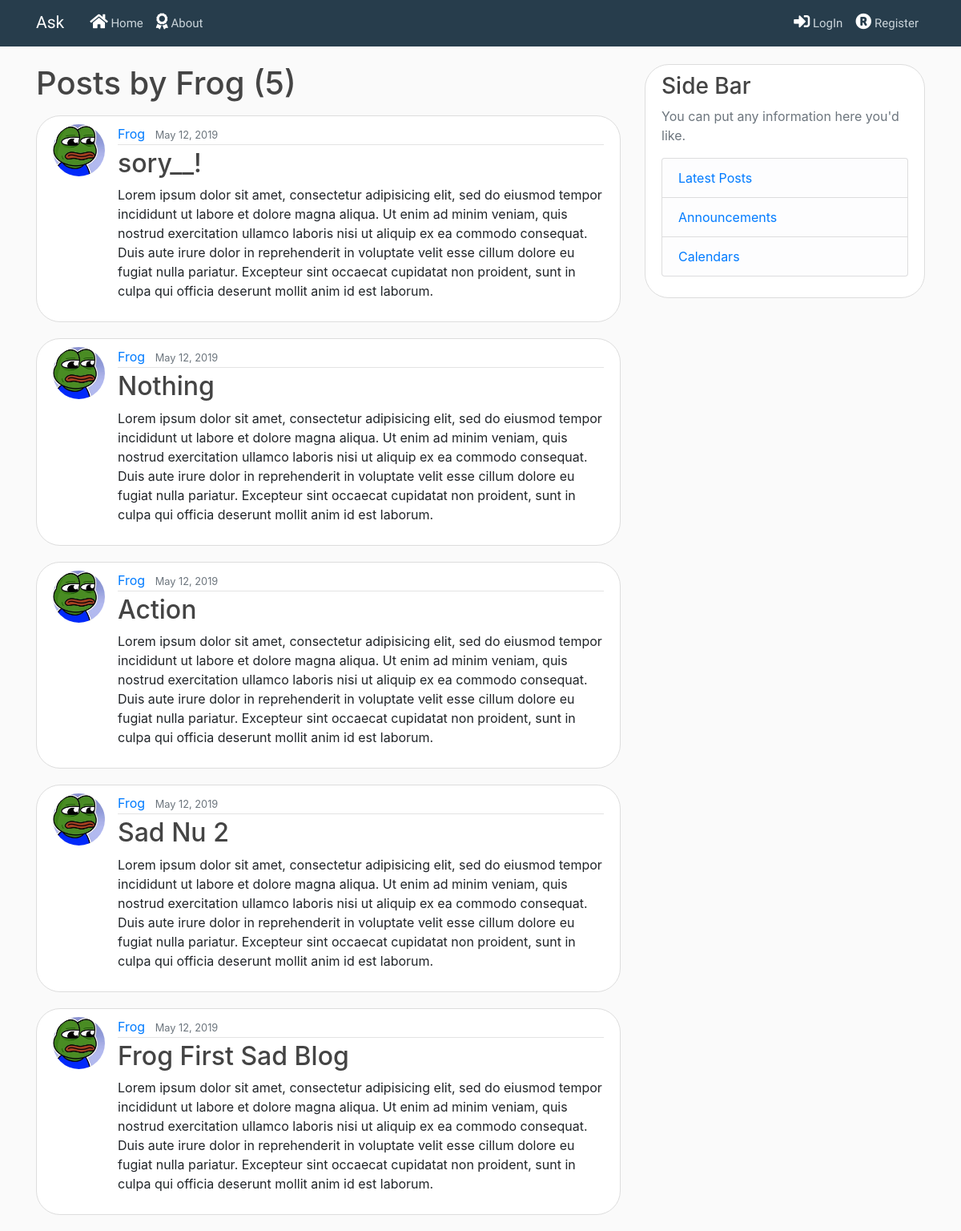
Screenshot of /user/Frog with the database file from the repository.
### blog/models.py (models this page shows, shortened)
class Post(models.Model):
    title = models.CharField(max_length=100)
    content = models.TextField()
    date_posted = models.DateTimeField(default=timezone.now)
    author = models.ForeignKey(User, on_delete=models.CASCADE)

### users/models.py (models this page shows, shortened)
class Profile(models.Model):
    user = models.OneToOneField(User, on_delete=models.CASCADE)
    image = models.ImageField(default='default.jpg', upload_to='profile_pics')

### blog/views.py (the view)
# urls.py: path('user/<str:username>', views.UserPostListView.as_view(), name='user-posts'),
class UserPostListView(generic.ListView):
    model = Post
    template_name = 'blog/user_posts.html'  # <app>/<model>_<viewtype>.html
    context_object_name = 'posts'
    paginate_by = 5
    def get_queryset(self):
        user = get_object_or_404(User, username=self.kwargs.get('username'))
        return Post.objects.filter(author=user).order_by('-date_posted')

### blog/templates/blog/user_posts.html (shortened to what this page needs)
{% extends "blog/base.html" %}
{% block content %}
    <h1 class="mb-3">Posts by {{ view.kwargs.username }} ({{ page_obj.paginator.count }})</h1>
    {% for post in posts %}
        <article class="media content-section">
          <img class="rounded-circle article-img" src="{{ post.author.profile.image.url }}">
          <div class="media-body">
            <div class="article-metadata">
              <a class="mr-2" href="{% url 'user-posts' post.author.username %}">{{ post.author }}</a>
              <small class="text-muted">{{ post.date_posted|date:"F d, Y" }}</small>
            </div>
            <h2><a class="article-title" href="{% url 'post-detail' post.id %}">{{ post.title }}</a></h2>
            <p class="article-content">{{ post.content }}</p>
          </div>
        </article>
    {% endfor %}
{% endblock content %}

### blog/static/blog/main.css (style rules this page uses)
body { background-color: #fafafa; margin-top: 5rem; }
h1, h2, h3, h4, h5, h6 { color: #444444; }
.content-section { background: #ffffff; padding: 10px 20px; border: 1.5px solid #dddddd; border-radius: 30px; margin-bottom: 20px; }
.article-title { color: #444444; }
.article-content { white-space: pre-line; }
.article-img { height: 65px; width: 65px; margin-right: 16px; }
.article-metadata { padding-bottom: 1px; margin-bottom: 4px; border-bottom: 1px solid #e3e3e3 }

### rows the page displays
Post: author.profile.image (picture), author "Frog", date_posted "May 12, 2019", title "sory__!", content "Lorem ipsum dolor sit amet, consectetur adipisicing elit, sed do eiusmod tempor incididunt ut labore et dolore magna aliqua. Ut enim ad minim veniam, quis nostrud exercitation ullamco laboris nisi ut aliquip ex ea commodo consequat. Duis aute irure dolor in reprehenderit in voluptate velit esse cillum dolore eu fugiat nulla pariatur. Excepteur sint occaecat cupidatat non proident, sunt in culpa qui officia deserunt mollit anim id est laborum."
Post: author.profile.image (picture), author "Frog", date_posted "May 12, 2019", title "Nothing", content "Lorem ipsum dolor sit amet, consectetur adipisicing elit, sed do eiusmod tempor incididunt ut labore et dolore magna aliqua. Ut enim ad minim veniam, quis nostrud exercitation ullamco laboris nisi ut aliquip ex ea commodo consequat. Duis aute irure dolor in reprehenderit in voluptate velit esse cillum dolore eu fugiat nulla pariatur. Excepteur sint occaecat cupidatat non proident, sunt in culpa qui officia deserunt mollit anim id est laborum."
Post: author.profile.image (picture), author "Frog", date_posted "May 12, 2019", title "Action", content "Lorem ipsum dolor sit amet, consectetur adipisicing elit, sed do eiusmod tempor incididunt ut labore et dolore magna aliqua. Ut enim ad minim veniam, quis nostrud exercitation ullamco laboris nisi ut aliquip ex ea commodo consequat. Duis aute irure dolor in reprehenderit in voluptate velit esse cillum dolore eu fugiat nulla pariatur. Excepteur sint occaecat cupidatat non proident, sunt in culpa qui officia deserunt mollit anim id est laborum."
Post: author.profile.image (picture), author "Frog", date_posted "May 12, 2019", title "Sad Nu 2", content "Lorem ipsum dolor sit amet, consectetur adipisicing elit, sed do eiusmod tempor incididunt ut labore et dolore magna aliqua. Ut enim ad minim veniam, quis nostrud exercitation ullamco laboris nisi ut aliquip ex ea commodo consequat. Duis aute irure dolor in reprehenderit in voluptate velit esse cillum dolore eu fugiat nulla pariatur. Excepteur sint occaecat cupidatat non proident, sunt in culpa qui officia deserunt mollit anim id est laborum."
Post: author.profile.image (picture), author "Frog", date_posted "May 12, 2019", title "Frog First Sad Blog", content "Lorem ipsum dolor sit amet, consectetur adipisicing elit, sed do eiusmod tempor incididunt ut labore et dolore magna aliqua. Ut enim ad minim veniam, quis nostrud exercitation ullamco laboris nisi ut aliquip ex ea commodo consequat. Duis aute irure dolor in reprehenderit in voluptate velit esse cillum dolore eu fugiat nulla pariatur. Excepteur sint occaecat cupidatat non proident, sunt in culpa qui officia deserunt mollit anim id est laborum."

### other values shown
{{ view.kwargs.username }} "Frog"
{{ page_obj.paginator.count }} "5"
